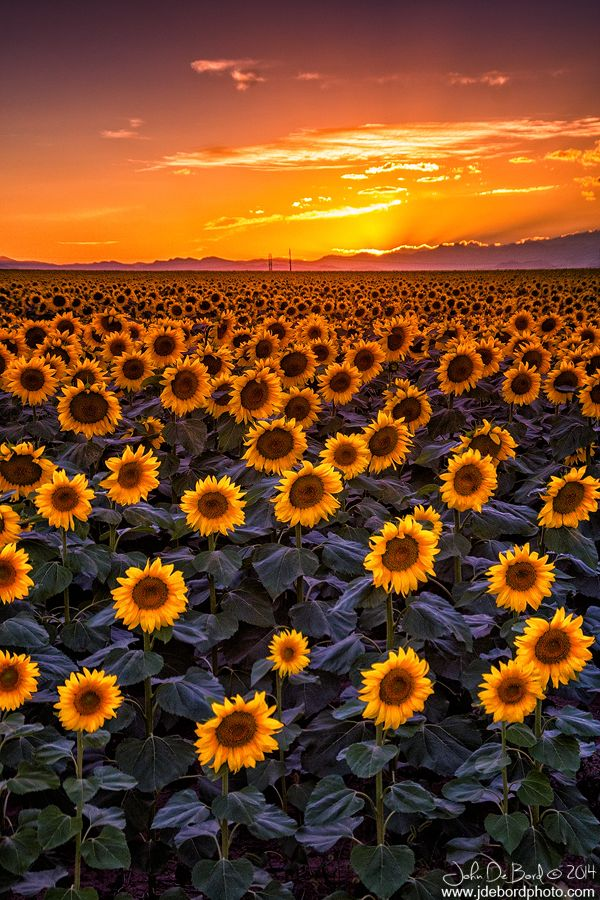
#> input picture images/pretty sunflower/Image_1.jpg, 600 x 900 px, found by its file name
$ jupyter execute --allow-errors minorproject.ipynb   (shell and % lines are left out)
#> lines starting #> are read from the running program, lines starting #| are printed output that depends on the picture
<a href="https://colab.research.google.com/github/siddinenibhavana/Mini-Project/blob/main/minorproject.ipynb" target="_parent"></a>

[cell 1]
from bing_image_downloader import downloader
downloader.download("pretty sunflower",limit=30,output_dir='images',adult_filter_off=True)
#> (this line was passed over: bing_image_downloader is not available in this run)
downloader.download("ice cream cone",limit=30,output_dir='images',adult_filter_off=True)
#> (this line was passed over: bing_image_downloader is not available in this run)
downloader.download("rugby ball leather",limit=30,output_dir='images',adult_filter_off=True)
#> (this line was passed over: bing_image_downloader is not available in this run)
#> further down, img_array is the input picture: shape (900, 600, 3); mean R, G, B 114.8, 69.2, 35.6
#> `img_resized = resize(img_array,(150,150,3))`:
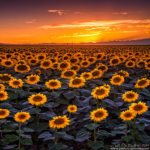
#> img_resized: shape (150, 150, 3) float64; mean R, G, B 0.45, 0.271, 0.139

[cell 2]
import os
import matplotlib.pyplot as plt
import numpy as np
from skimage.io import imread
from skimage.transform import resize

target = []
images = []
flat_data = []

DATADIR = "/content/images"
CATEGORIES = ['pretty sunflower','rugby ball leather','ice cream cone']

#> (the rest of this cell did not finish here and is left out)

[cell 3]
target

[cell 4]
unique,count= np.unique(target,return_counts=True)
plt.bar(CATEGORIES,count)
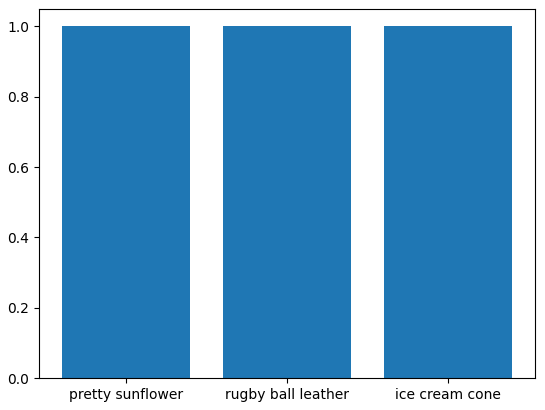
#> figure drawn by matplotlib, 1 panel
